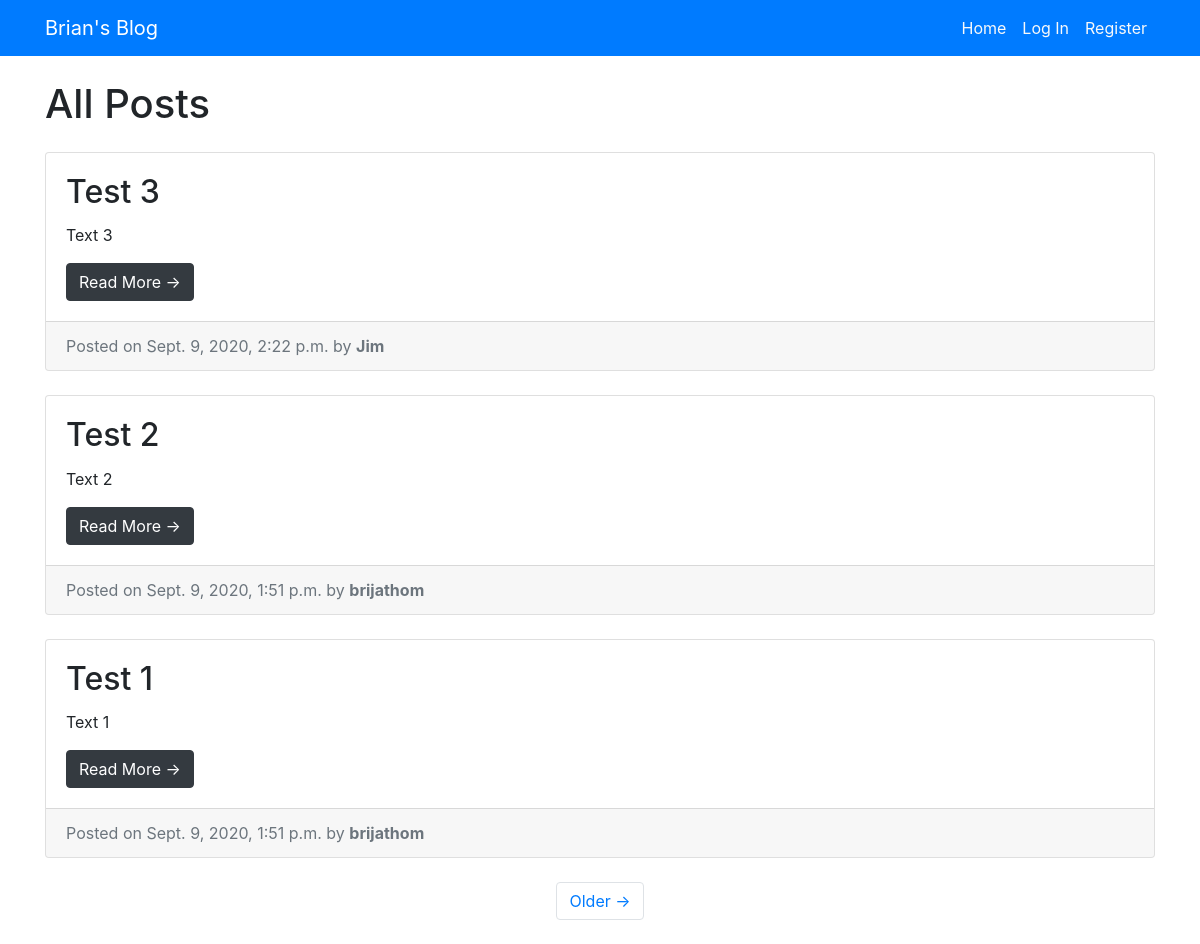
/, run on an earlier commit of the app's database.
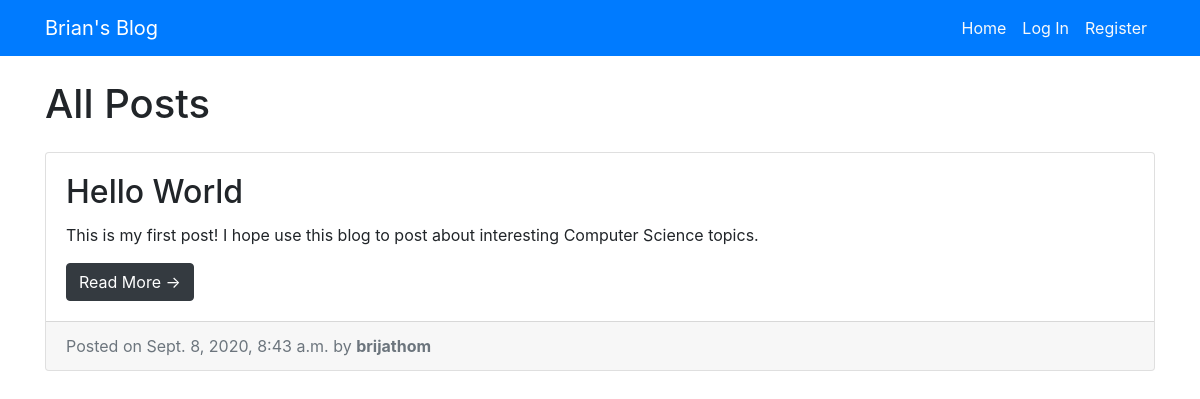
And on a later commit of the database.
### entries/models.py (models this page shows, shortened)
class Entry(models.Model):
    entry_title = models.CharField(max_length=50)
    entry_text = models.TextField()
    entry_date = models.DateTimeField(auto_now_add=True)
    entry_author = models.ForeignKey(User, on_delete=models.CASCADE)
    class Meta:
        verbose_name_plural = "Entries"

### entries/views.py (the view)
# urls.py: path('', HomeView.as_view(), name='blog_home'),
class HomeView(ListView):
    model = Entry
    template_name = 'entries/index.html'
    context_object_name = 'blog_entries'
    ordering = ['-entry_date']
    paginate_by = 3

### entries/templates/entries/index.html (shortened to what this page needs)
{% extends "entries/base.html" %} {% block content %}
<div class="col-md-12">
    <h1 class="my-4">All Posts</h1>
    {% for entry in blog_entries %}
    <div class="card mb-4">
        <div class="card-body">
            <h2 class="card-title">{{ entry.entry_title }}</h2>
            <p class="card-text">{{ entry.entry_text|truncatechars:100 }}</p>
            <a href="{% url 'entry_detail' entry.pk %}" class="btn btn-dark">Read More &rarr;</a>
        </div>
        <div class="card-footer text-muted">
            Posted on {{ entry.entry_date }} by
            <strong>{{ entry.entry_author }}</strong>
        </div>
    </div>
    {% endfor %} {% if is_paginated %}
    <ul class="pagination justify-content-center mb-4">
         {% if page_obj.has_next %}
        <li class="page-item">
            <a class="page-link" href="?page={{ page_obj.next_page_number }}">Older &rarr;</a>
        </li>
        {% endif %}
    </ul>
    {% endif %}
</div>
{% endblock %}

### entries/templates/entries/base.html (shortened to what this page needs)
{% load static %}
<!DOCTYPE html>
<html lang="en">
    <head>
        <link href="{%  static 'entries/vendor/bootstrap/css/bootstrap.min.css' %}" rel="stylesheet" />
        <link href="{%  static 'entries/css/blog-home.css' %}" rel="stylesheet" />
    </head>
    <body>
        <nav class="navbar navbar-expand-lg navbar-dark bg-primary fixed-top">
            <div class="container">
                <a class="navbar-brand" href="{% url 'blog_home' %}">Brian's Blog</a>
                <div class="collapse navbar-collapse" id="navbarResponsive">
                    <ul class="navbar-nav ml-auto">
                        <li class="nav-item">
                            <a class="nav-link text-light" href="{% url 'blog_home' %}"
                                >Home
                            </a>
                        </li>
                        {% if user.is_authenticated %}
                        <li class="nav-item">
                            <a class="nav-link text-light" href="{% url 'create_entry' %}">Post Now</a>
                        </li>
                        <li class="nav-item">
                            <a class="nav-link text-light" href="{% url 'logout' %}">Log Out</a>
                        </li>
                        <li class="nav-item">
                            <a class="nav-link text-light" href="{% url 'delete' %}">Delete Account</a>
                        </li>
                        {% else %}
                        <li class="nav-item">
                            <a class="nav-link text-light" href="{% url 'login' %}">Log In</a>
                        </li>
                        <li class="nav-item">
                            <a class="nav-link text-light" href="{% url 'register' %}">Register</a>
                        </li>
                        {% endif %}
                    </ul>
                </div>
            </div>
        </nav>
        <div class="container">
            <div class="row">{% block content %} {% endblock %}</div>
        </div>
    </body>
</html>

### entries/static/entries/css/blog-home.css (style rules this page uses)
body { padding-top: 56px; }

What changed in the data, as far as the page shows it:
removed Entry: entry_title "Test 3", entry_text "Text 3", entry_date "Sept. 9, 2020, 2:22 p.m.", entry_author "Jim"
removed Entry: entry_title "Test 2", entry_text "Text 2", entry_date "Sept. 9, 2020, 1:51 p.m.", entry_author "brijathom"
removed Entry: entry_title "Test 1", entry_text "Text 1", entry_date "Sept. 9, 2020, 1:51 p.m.", entry_author "brijathom"
now on this page (row unchanged): Entry: entry_title "Hello World", entry_text "This is my first post! I hope use this blog to post about interesting Computer Science topics.", entry_date "Sept. 8, 2020, 8:43 a.m.", entry_author "brijathom"
Also different on the page:
text no longer shown: "Older →"
